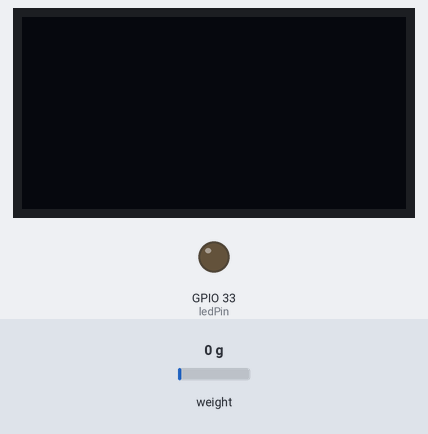
Simulated run of this sketch. Board: ESP32. Parts: 128×64 one-colour display, output pins drawn as LEDs (lit = HIGH). Inputs (shaded band) come from the test bench; at power-on: weight on the scale 0 g. WiFi joins after 1.5 s; servers stay silent unless stated; random numbers use the default seed unless the sketch sets one; no MQTT or app messages arrive unless stated; what the sketch prints to the serial monitor is not drawn.

Above: at 5.7 s.
5.8 s: weight on the scale set to 100 g
At 7.0 s:
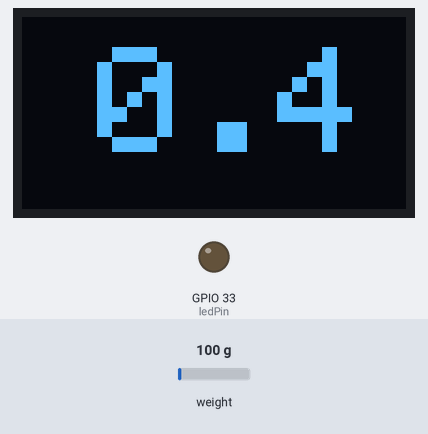
7.5 s: weight on the scale set to 224 g
At 8.1 s:
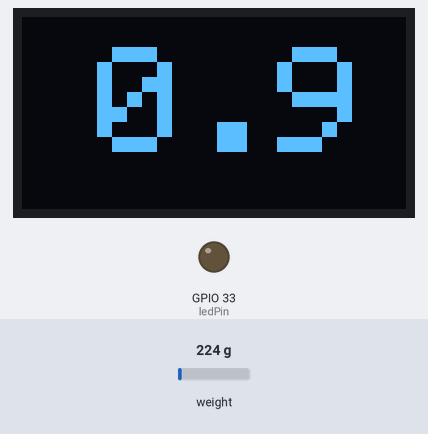
9.0 s: weight on the scale set to 263 g
At 10.5 s:
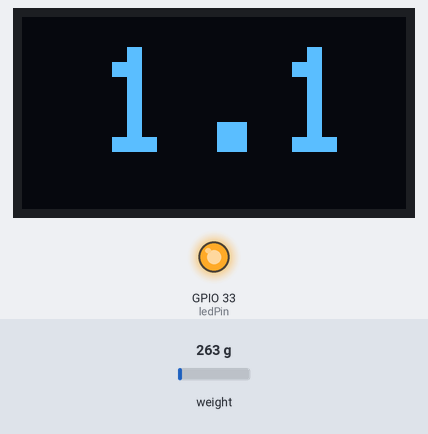
Timing chart, 0 to 12.0 s (numbered marks = the images above; inputs shaded):
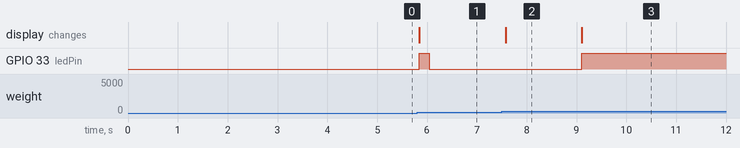

Measured:
- the behaviour switches between 244 and 245 g on weight on the scale (found by bisection; images 2 and 3)
- after the input at 5.8 s, GPIO 33 (ledPin): LOW → HIGH after 0.05 s, → LOW 0.20 s later; the display: changes after 0.05 s (image 1)
- after the input at 7.5 s, the display: changes after 0.08 s (image 2)
- after the input at 9.0 s, GPIO 33 (ledPin): LOW → HIGH after 0.11 s; the display: first differs from a run without the input after 0.11 s (image 3)

The sketch:

Kettle_Scale.ino
```cpp
#include <SPI.h>
#include <Wire.h>
#include <Adafruit_GFX.h>
#include <Adafruit_SSD1306.h>
#include <soc/rtc.h>
#include <HX711.h>
#include <WiFi.h>
#include <PubSubClient.h>
#include <Preferences.h>

// HX711 circuit wiring
const int LOADCELL_DOUT_PIN = 16;
const int LOADCELL_SCK_PIN = 5;
const byte ledPin = 33;

HX711 scale;
int reading;
int lastReading;
//REPLACE WITH YOUR CALIBRATION FACTOR
#define CALIBRATION_FACTOR 451.753

//OLED Display
#define SCREEN_WIDTH 128  // OLED display width, in pixels
#define SCREEN_HEIGHT 64  // OLED display height, in pixels

// Declaration for an SSD1306 display connected to I2C (SDA, SCL pins)
#define OLED_RESET -1  // Reset pin # (or -1 if sharing Arduino reset pin)
Adafruit_SSD1306 display(SCREEN_WIDTH, SCREEN_HEIGHT, &Wire, OLED_RESET);

//WIFI
WiFiClient espWifiClient;
PubSubClient mqttClient(espWifiClient);
char* mqttServer = "197.242.149.64";
int mqttPort = 1883;

long last_time = 0;
char data[100];

Preferences preferences;

void displayWeight(int weight) {
  float cups = (float)weight / 244;
  display.clearDisplay();
  display.setCursor(25, 10);
  display.setTextSize(5);
  display.print(cups, 1);
  display.display();
  if (cups > 1) {
    digitalWrite(ledPin, HIGH);
  } else if (cups < 0.5) {
    digitalWrite(ledPin, HIGH);
    delay(200);
    digitalWrite(ledPin, LOW);
    delay(200);

  } else {
    digitalWrite(ledPin, LOW);
  }
}

void initWifi() {
  WiFi.begin("TP-LINK_75C5", "99650988");

  // Wi-Fi
  Serial.println("Connecting to WiFi..");

  while (WiFi.status() != WL_CONNECTED) {
    delay(500);
    Serial.print(".");
  }
  Serial.println("Connected to the WiFi network");
}

void calibrate() {
  scale.set_scale(453);
  scale.tare();
  Serial.println("Put known weight on ");
    display.setCursor(0, 10);
  display.print("Calibrate");
    display.display();
  delay(5500);
  Serial.print(scale.get_units(10));
  Serial.print(" Divide this value to the weight and insert it in the scale.set_scale() statement");
    display.setCursor(0, 30);
  display.print(scale.get_units(10));
  display.display();

  while(1==1);
}

void callback(char* topic, byte* payload, unsigned int length) {
  Serial.print("Callback - ");
  Serial.print("Message:");
  for (int i = 0; i < length; i++) {
    Serial.print((char)payload[i]);
  }
}

void setupMQTT() {
  mqttClient.setServer(mqttServer, mqttPort);
  // set the callback function
  mqttClient.setCallback(callback);
}

void setupSavingCups() {
  preferences.begin("kettleScale", false);

}

void setup() {
  Serial.begin(115200);

  // rtc_clk_cpu_freq_set(RTC_CPU_FREQ_80M);
  // initialize with the I2C addr 0x3C
  display.begin(SSD1306_SWITCHCAPVCC, 0x3C);

  if (!display.begin(SSD1306_SWITCHCAPVCC, 0x3C)) {
    Serial.println(F("SSD1306 allocation failed"));
    for (;;)
      ;
  }
  delay(2000);
  display.clearDisplay();
  display.setTextColor(WHITE);

  initWifi();

  Serial.println("Initializing the scale");
  scale.begin(LOADCELL_DOUT_PIN, LOADCELL_SCK_PIN);

  // uncomment if you want to calibrate the bowl
  // calibrate();

  scale.set_scale(CALIBRATION_FACTOR);  // this value is obtained by calibrating the scale with known weights; see the README for details
  scale.tare();
  pinMode(ledPin, OUTPUT);

  setupMQTT();
}

void reconnect() {
  Serial.println("Connecting to MQTT Broker...");
  while (!mqttClient.connected()) {
    Serial.println("Reconnecting to MQTT Broker..");
    String clientId = "ESP32Client-";
    clientId += String(random(0xffff), HEX);

    if (mqttClient.connect(clientId.c_str())) {
      Serial.println("Connected.");
    }
  }
}

void loop() {
  if (scale.wait_ready_timeout(200)) {
    reading = round(scale.get_units());
    Serial.print("Weight: ");
    Serial.println(reading);
    Serial.print("Cups: ");
    float val = (float)reading / 247;

    Serial.println(val, 1);
    if (reading != lastReading) {
      displayWeight(reading);
    }
    lastReading = reading;

    if (!mqttClient.connected())
      reconnect();

    mqttClient.loop();

    long now = millis();
    if (now - last_time > 10000) {
      sprintf(data, "%f", val);
      mqttClient.publish("kettle/cups",data);
      last_time = now;
    }
  } else {
    Serial.println("HX711 not found.");
  }
}
```
